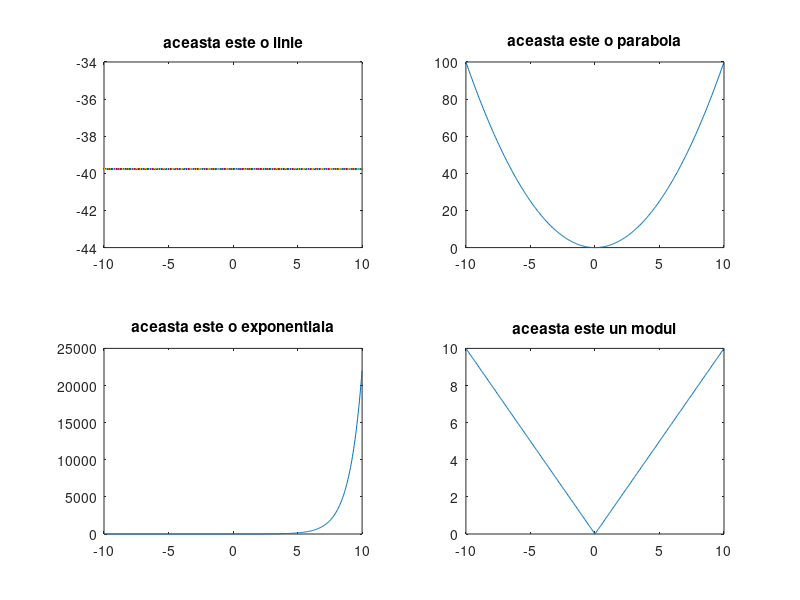

Write MATLAB code to recreate this figure.
x=[-10:.05:10];
linie=5.*x;
parabola=x.^2;
expon=exp(x);
modul=abs(x);
subplot(2,2,1);
plot(x,line);
title('aceasta este o linie');
subplot(2,2,2);
plot(x,parabola);
title('aceasta este o parabola');
subplot(2,2,3);
plot(x,expon);
title('aceasta este o exponentiala');
subplot(2,2,4);
plot(x,modul);
title('aceasta este un modul')